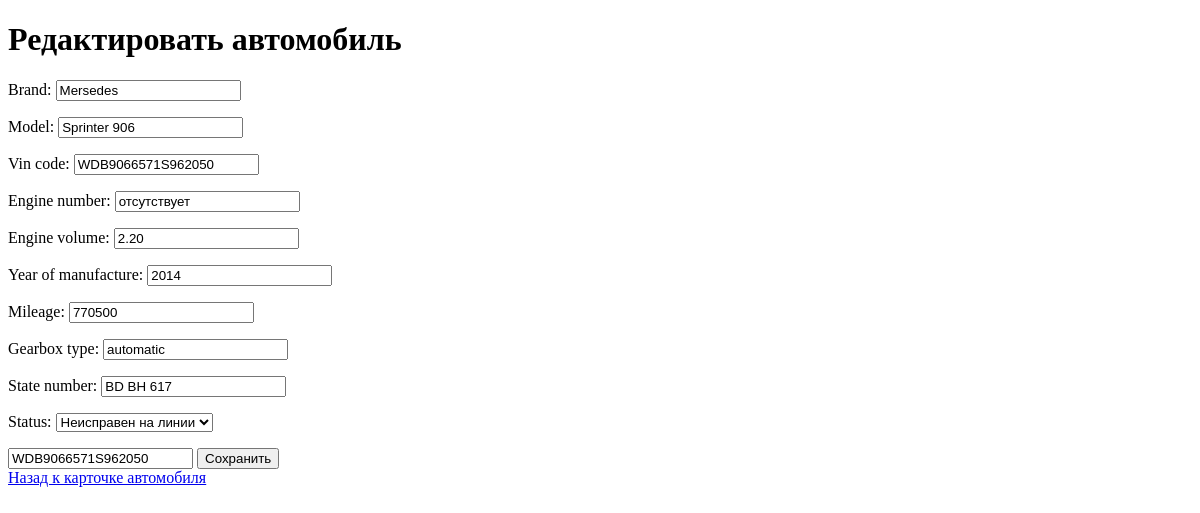
/autopark/edit_car/WDB9066571S962050/, run on an earlier commit of the app's database.
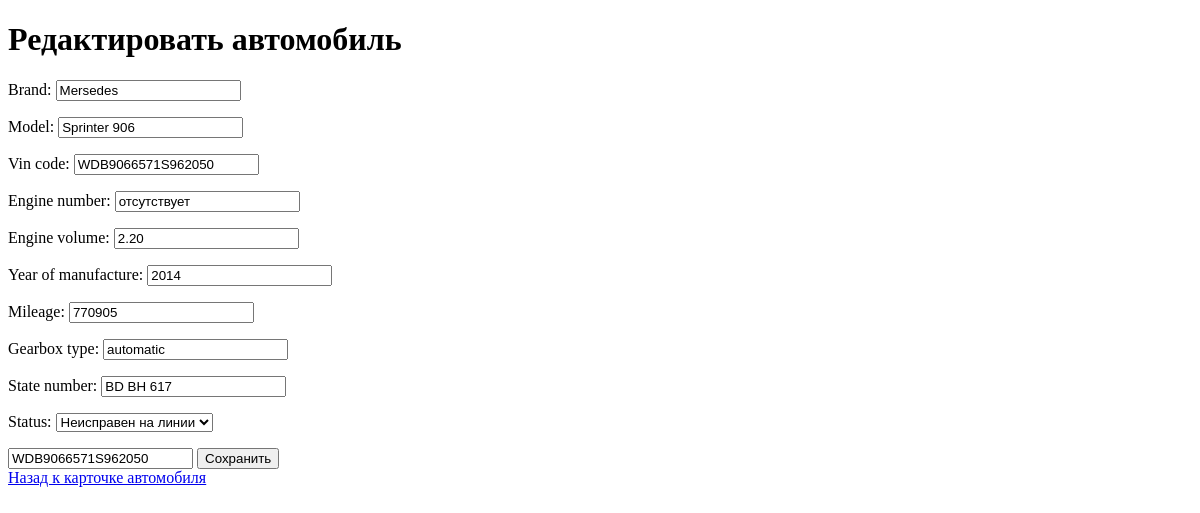
And on a later commit of the database.
### main/models.py (models this page shows, shortened)
class Car(models.Model):
    STATUS_CHOICES = [
        ('Исправен на линии', 'Исправен на линии'),
        ('Неисправен на линии', 'Неисправен на линии'),
        ('В ремонте', 'В ремонте'),
        ('Утиль', 'Утиль'),
    ]
    brand = models.CharField(max_length=100)  # Марка автомобиля
    model = models.CharField(max_length=100)  # Модель автомобиля
    vin_code = models.CharField(max_length=17, unique=True, primary_key=True)  # Вин-код
    engine_number = models.CharField(max_length=100)  # Номер двигателя
    engine_volume = models.DecimalField(max_digits=5, decimal_places=2)  # Объем двигателя
    year_of_manufacture = models.IntegerField()  # Год выпуска
    mileage = models.IntegerField(default=0)  # Пробег
    gearbox_type = models.CharField(max_length=50)  # Вид КПП
    state_number = models.CharField(max_length=20)  # Госномер
    status = models.CharField(max_length=50)  # Статус

### main/views.py (the view)
# urls.py: path('autopark/edit_car/<str:vin_code>/', views.edit_car, name='edit_car'),
def edit_car(request, vin_code):
    car = get_object_or_404(Car, vin_code=vin_code)
    if request.method == 'POST':
        print("POST-запрос успешно получен")
        form = CarForm(request.POST, instance=car)
        if form.is_valid():
            form.save()
            return redirect('car_detail', vin_code=vin_code)
    else:
        print(f"Метод запроса: {request.method}")
        form = CarForm(instance=car)
    return render(request, 'main/edit_car.html', {'form': form})

### main/forms.py (shortened to what this page needs)
class CarForm(forms.ModelForm):
    STATUS_CHOICES = [
        ('Исправен на линии', 'Исправен на линии'),
        ('Неисправен на линии', 'Неисправен на линии'),
        ('В ремонте', 'В ремонте'),
        ('Утиль', 'Утиль'),
    ]
    vin_code = forms.CharField(
        widget=forms.TextInput(attrs={
            'oninput': 'this.value = this.value.toUpperCase()'
        })
    )
    status = forms.ChoiceField(choices=STATUS_CHOICES)
    class Meta:
        model = Car
        fields = [
            'brand', 'model', 'vin_code', 'engine_number',
            'engine_volume', 'year_of_manufacture', 'mileage',
            'gearbox_type', 'state_number', 'status'
        ]

### main/templates/main/edit_car.html (shortened to what this page needs)
<!DOCTYPE html>
<html>
<head>
</head>
<body>
    <h1>Редактировать автомобиль {{ car.brand }} {{ car.model }}</h1>
    <form method="post">
        {{ form.as_p }}
         <input type="text" name="vin_code" id="id_vin_code" value="{{ form.vin_code.value }}" oninput="toUpperCaseInput(event)">
        <button type="submit">Сохранить</button>
    </form>
    <a href="{% url 'car_detail' car.vin_code %}">Назад к карточке автомобиля</a>
</body>
</html>

What changed in the data, as far as the page shows it:
changed Car "Mersedes": mileage "770500" → "770905"
